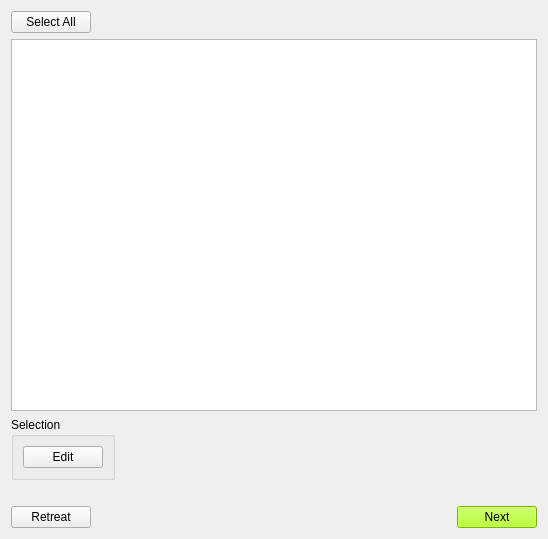
<?xml version="1.0" encoding="UTF-8"?>
<ui version="4.0">
 <class>Form</class>
 <widget class="QWidget" name="Form">
  <property name="windowModality">
   <enum>Qt::ApplicationModal</enum>
  </property>
  <property name="geometry">
   <rect>
    <x>0</x>
    <y>0</y>
    <width>548</width>
    <height>539</height>
   </rect>
  </property>
  <property name="maximumSize">
   <size>
    <width>548</width>
    <height>539</height>
   </size>
  </property>
  <property name="windowTitle">
   <string>Element Editor</string>
  </property>
  <property name="styleSheet">
   <string notr="true"/>
  </property>
  <layout class="QGridLayout" name="gridLayout_2">
   <item row="0" column="0">
    <layout class="QHBoxLayout" name="horizontalLayout">
     <property name="sizeConstraint">
      <enum>QLayout::SetMinimumSize</enum>
     </property>
     <item>
      <widget class="QPushButton" name="pushButton">
       <property name="text">
        <string>Select All</string>
       </property>
      </widget>
     </item>
     <item>
      <spacer name="horizontalSpacer_3">
       <property name="orientation">
        <enum>Qt::Horizontal</enum>
       </property>
       <property name="sizeHint" stdset="0">
        <size>
         <width>40</width>
         <height>20</height>
        </size>
       </property>
      </spacer>
     </item>
    </layout>
   </item>
   <item row="1" column="0">
    <layout class="QVBoxLayout" name="verticalLayout">
     <item>
      <widget class="QListView" name="listView">
       <property name="autoFillBackground">
        <bool>false</bool>
       </property>
       <property name="selectionMode">
        <enum>QAbstractItemView::MultiSelection</enum>
       </property>
      </widget>
     </item>
     <item>
      <layout class="QGridLayout" name="gridLayout">
       <item row="0" column="0" colspan="2">
        <widget class="QGroupBox" name="groupBox">
         <property name="minimumSize">
          <size>
           <width>0</width>
           <height>0</height>
          </size>
         </property>
         <property name="title">
          <string>Selection</string>
         </property>
         <layout class="QHBoxLayout" name="horizontalLayout_2">
          <item>
           <widget class="QPushButton" name="pushButton_4">
            <property name="text">
             <string>Edit</string>
            </property>
           </widget>
          </item>
         </layout>
        </widget>
       </item>
       <item row="2" column="3">
        <widget class="QPushButton" name="pushButton_8">
         <property name="minimumSize">
          <size>
           <width>0</width>
           <height>0</height>
          </size>
         </property>
         <property name="maximumSize">
          <size>
           <width>93</width>
           <height>28</height>
          </size>
         </property>
         <property name="styleSheet">
          <string notr="true">background-color: rgb(170, 255, 0);</string>
         </property>
         <property name="text">
          <string>Next</string>
         </property>
        </widget>
       </item>
       <item row="2" column="0">
        <widget class="QPushButton" name="pushButton_2">
         <property name="styleSheet">
          <string notr="true">border-color: rgb(255, 255, 0);</string>
         </property>
         <property name="text">
          <string>Retreat</string>
         </property>
        </widget>
       </item>
       <item row="2" column="2">
        <spacer name="horizontalSpacer">
         <property name="orientation">
          <enum>Qt::Horizontal</enum>
         </property>
         <property name="sizeHint" stdset="0">
          <size>
           <width>40</width>
           <height>20</height>
          </size>
         </property>
        </spacer>
       </item>
       <item row="1" column="0">
        <spacer name="verticalSpacer">
         <property name="orientation">
          <enum>Qt::Vertical</enum>
         </property>
         <property name="sizeType">
          <enum>QSizePolicy::Minimum</enum>
         </property>
         <property name="sizeHint" stdset="0">
          <size>
           <width>20</width>
           <height>20</height>
          </size>
         </property>
        </spacer>
       </item>
      </layout>
     </item>
    </layout>
   </item>
  </layout>
 </widget>
 <resources/>
 <connections/>
</ui>
